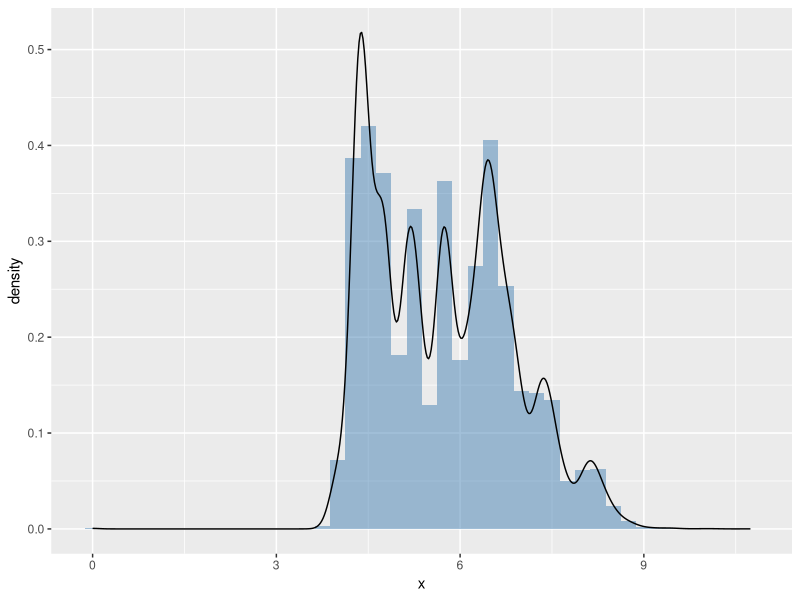
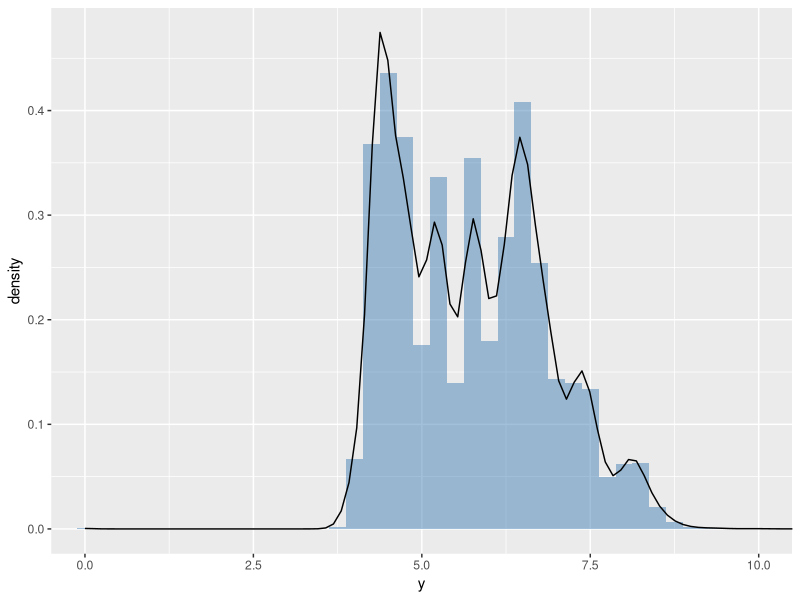
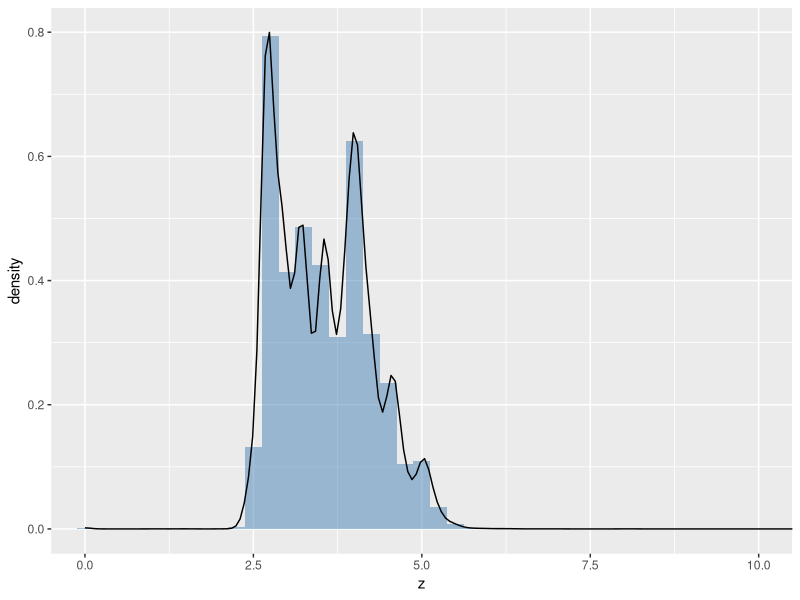
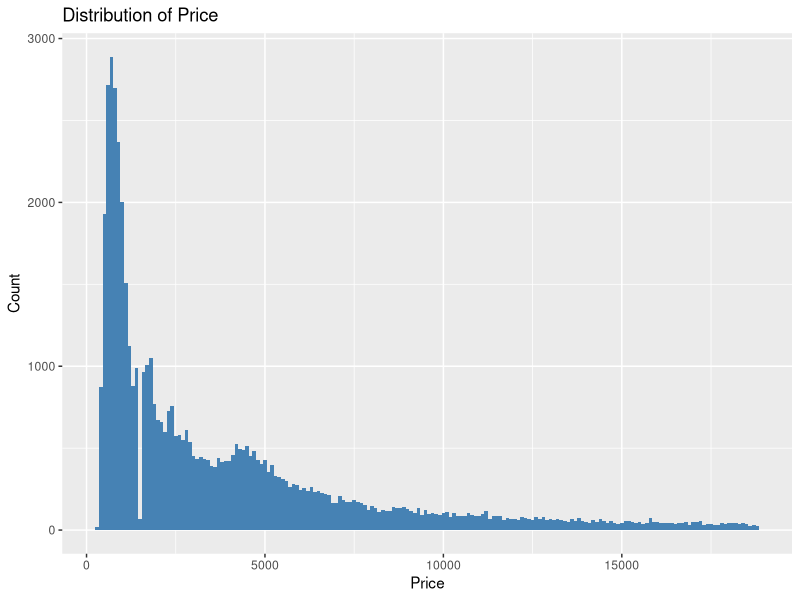
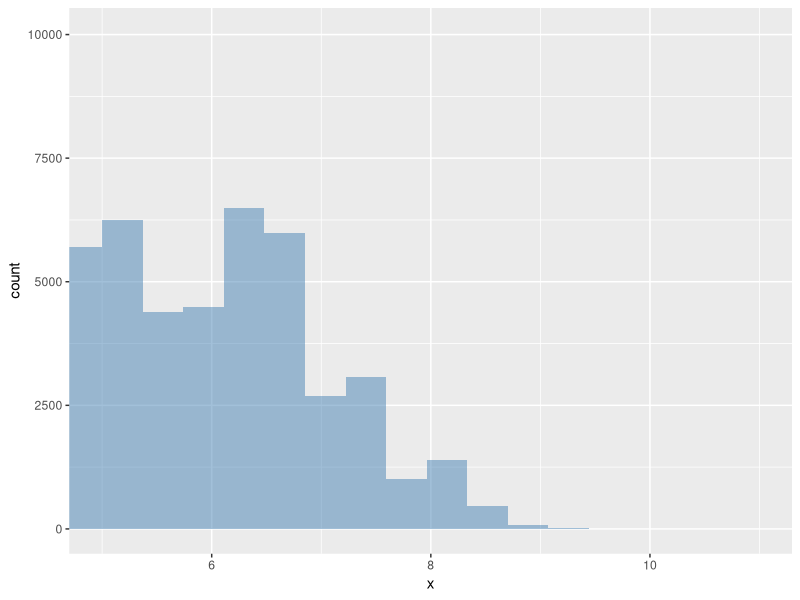
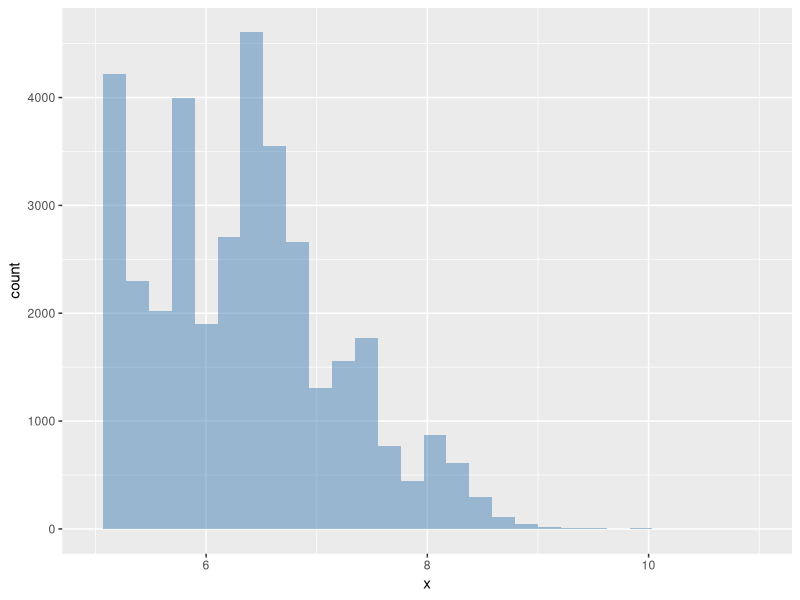

Source code (R) for these figures, in order:
## ---- chunk 1
#| warning: false
#| layout-ncol: 3
#| fig-width: 5

library(ggplot2)
library(tidyverse)

# left
ggplot(diamonds, aes(x = x)) +
  geom_histogram(aes(y = after_stat(density)), binwidth = 0.25, alpha = 0.5, fill = "steelblue") +
  geom_density()

# middle
ggplot(diamonds, aes(x = y)) +
  geom_histogram(aes(y = after_stat(density)), binwidth = 0.25, alpha = 0.5, fill = "steelblue") +
  geom_density()+
  coord_cartesian(xlim = c(0, 10))

# right
ggplot(diamonds, aes(x = z)) +
  geom_histogram(aes(y = after_stat(density)), binwidth = 0.25, alpha = 0.5, fill = "steelblue") +
  geom_density()+
  coord_cartesian(xlim = c(0, 10))

## ---- chunk 2
ggplot(data = diamonds, aes(x = price)) +
  geom_histogram(binwidth = 100, fill = "steelblue") +
  labs(title = "Distribution of Price", x = "Price", y = "Count")
## ---- chunk 3
#| warning: false
#| layout-ncol: 2
#| fig-width: 5

# left
ggplot(diamonds, aes(x = x)) +
  geom_histogram(alpha = 0.5, fill = "steelblue") +
  coord_cartesian(xlim = c(5, 11))

# right
ggplot(diamonds, aes(x = x)) +
  geom_histogram(alpha = 0.5, fill = "steelblue") +
  xlim(5,11)
